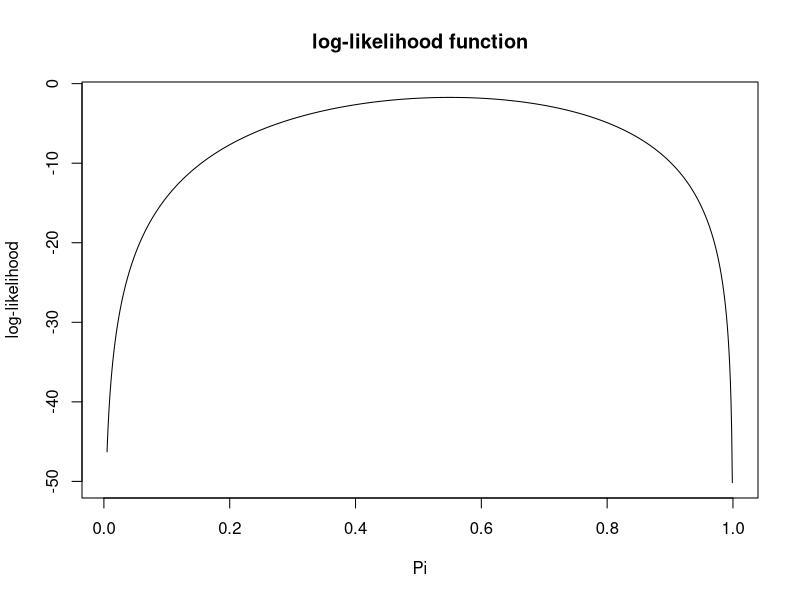
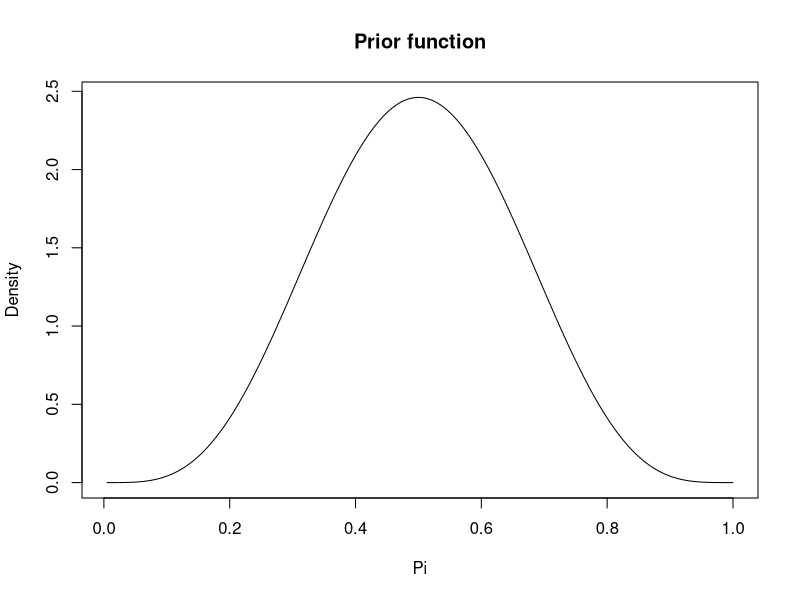
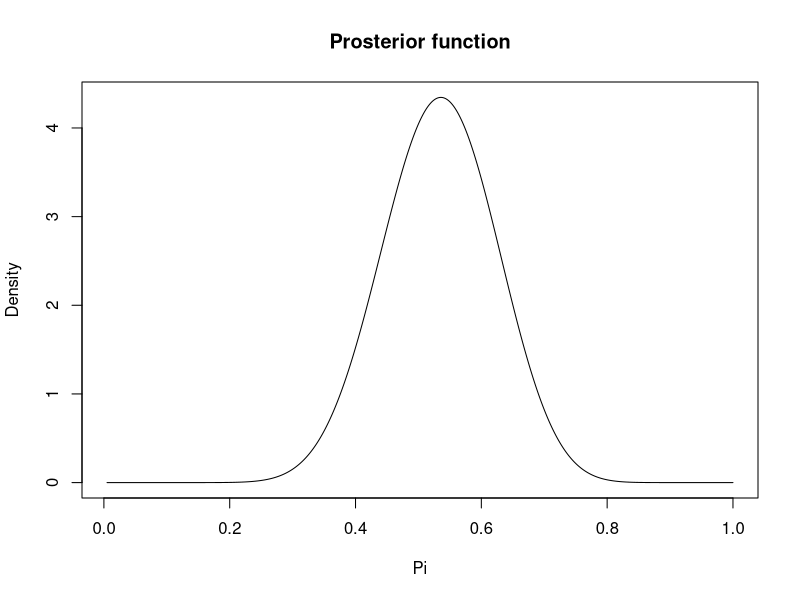
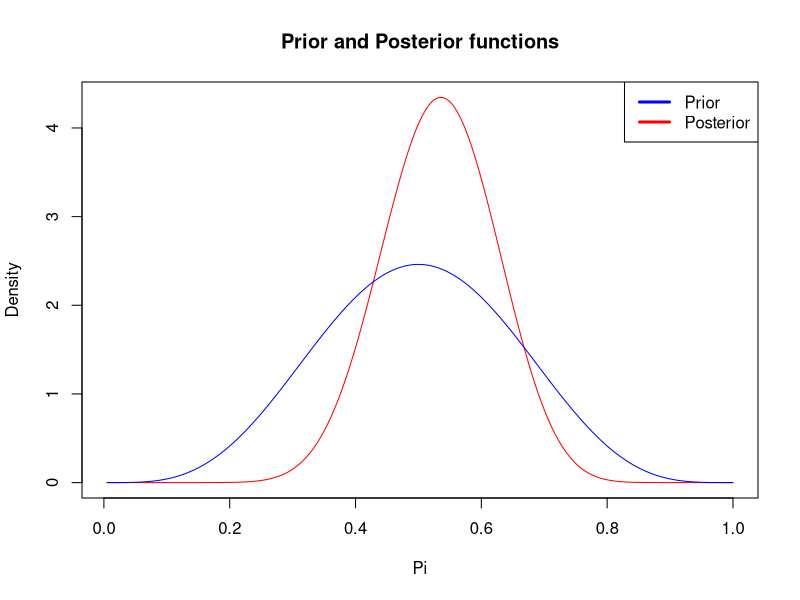
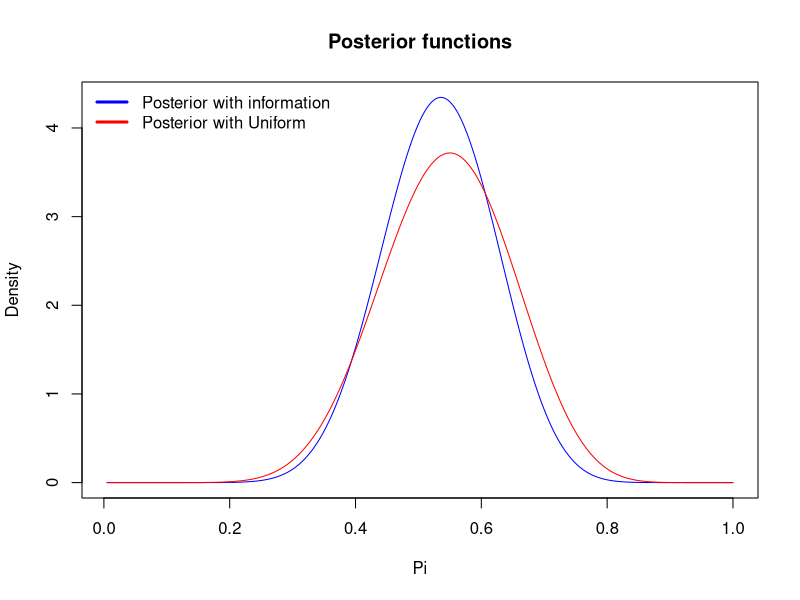
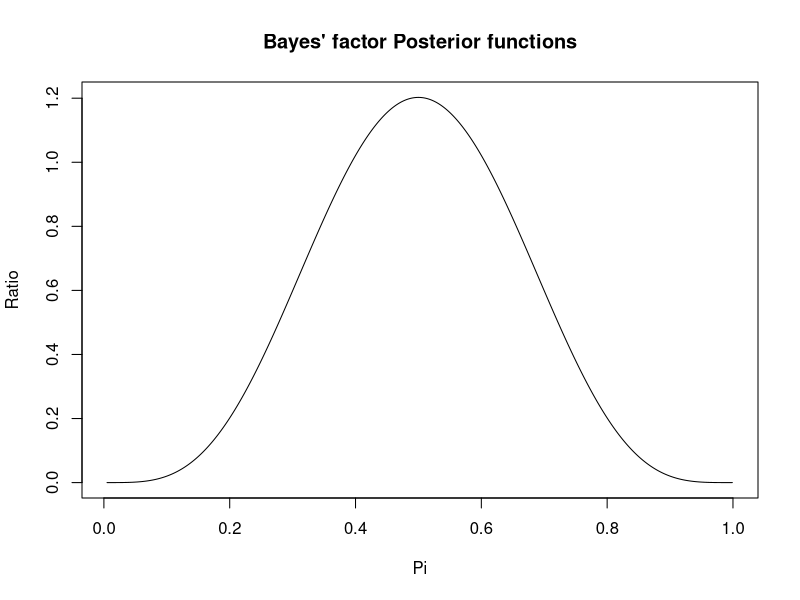

Write R code to recreate these figures, in order.
pi=11/20
n=20
z=qnorm(1-0.025)
pi-z*sqrt(pi*(1-pi)/n)
pi+z*sqrt(pi*(1-pi)/n)

qbeta(0.025,16,14)
qbeta(0.975,16,14)

pis=seq(0.005,1,0.001)

com=factorial(20) / (factorial(11) * (factorial(9)))

log_likelihood_Heads=function(pi){
  log(com)+11*log(pi)+9*log(1-pi)
}

log_likelihood_Heads(0)

lLHeads=sapply(pis,log_likelihood_Heads)

plot(pis,lLHeads,'l', main='log-likelihood function',xlab = 'Pi',ylab = 'log-likelihood')


priori=dbeta(pis,5,5)

plot(pis,priori,'l', main='Prior function',xlab = 'Pi',ylab = 'Density')


post=dbeta(pis,16,14)

plot(pis,post,'l', main='Prosterior function',xlab = 'Pi',ylab = 'Density')


plot(pis,post,'l', main='Prior and Posterior functions',xlab = 'Pi',ylab = 'Density', col='red')
lines(pis,priori,'l', col='blue')

legend("topright", legend = c('Prior',"Posterior"),
       lwd = 3, col = c('blue',"red"))


postU=dbeta(pis,12,10)

plot(pis,post,'l', main='Posterior functions',xlab = 'Pi',ylab = 'Density', col='blue')
lines(pis,postU,'l', col='red')

legend("topleft", legend = c('Posterior with information',"Posterior with Uniform"),
       lwd = 3, col = c('blue',"red"), bty = 'n')


plot(pis,post/postU,'l', main="Bayes' factor Posterior functions",xlab = 'Pi',ylab = 'Ratio')
